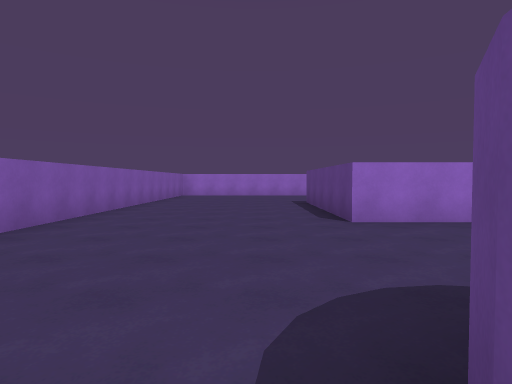
View 1 (above)

24 first-person views from a walk through a 3-D level made in the Unity game engine. The camera is 1.4 m above the floor, tilts 2° down and sees 75° across. The floor is counted in squares, 2 m on a side. Each view is taken from the middle of a square. On the plan, view 1 faces up. The plan holds only what a view shows up to about 10 squares ahead; the rest is blank. The place goes on beyond the plan. The player is left out.

View 2
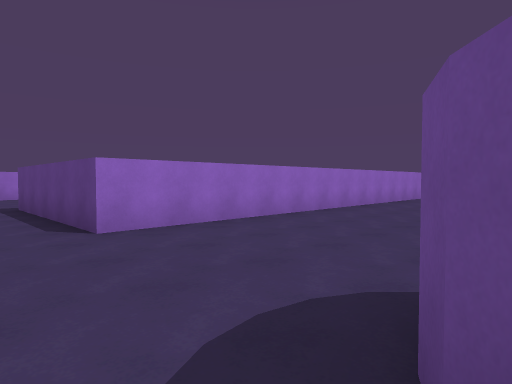

View 3
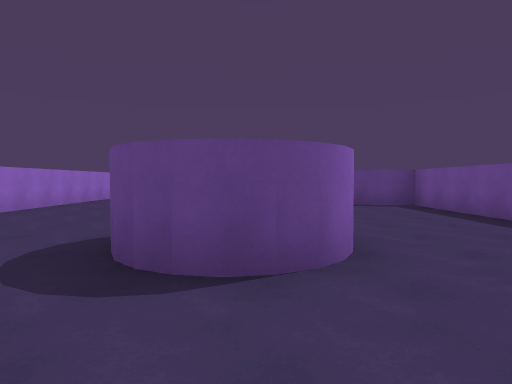

View 4
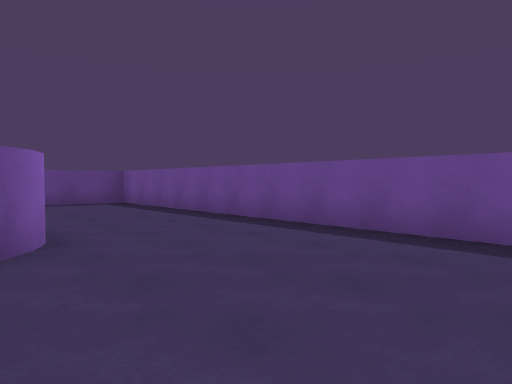

View 5
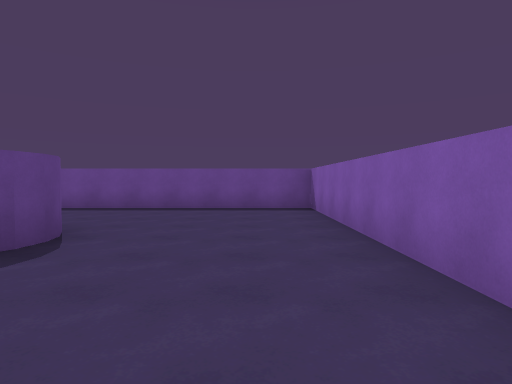

View 6
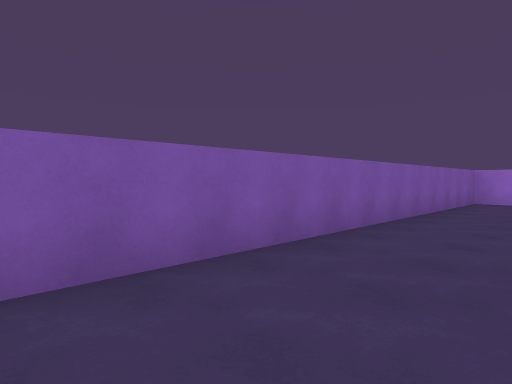

View 7
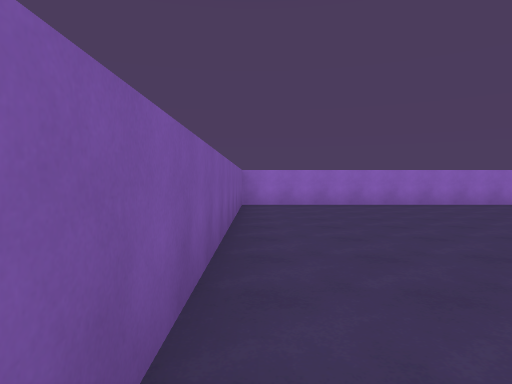

View 8
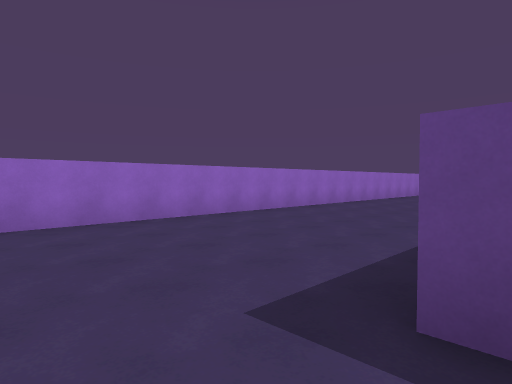

View 9
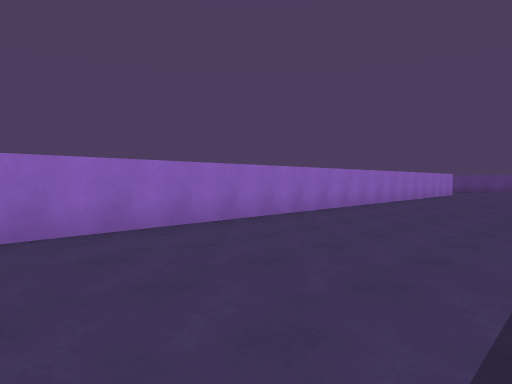

View 10
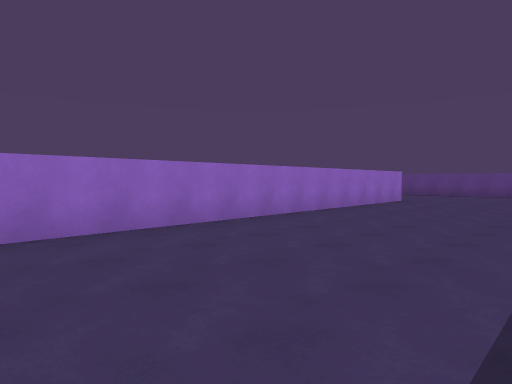

View 11
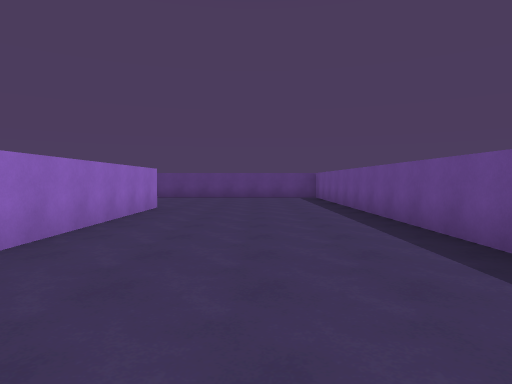

View 12
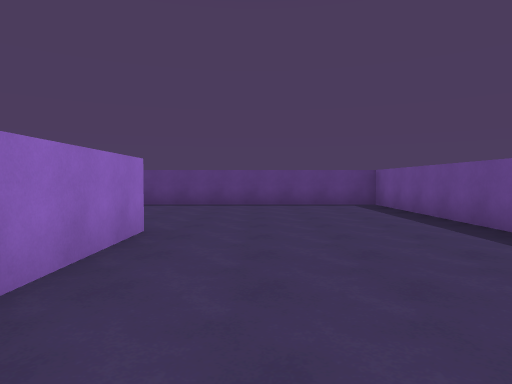

View 13
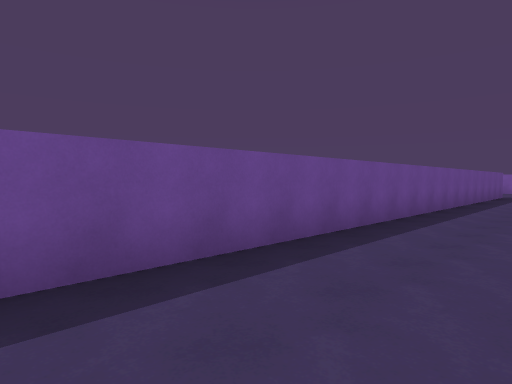

View 14
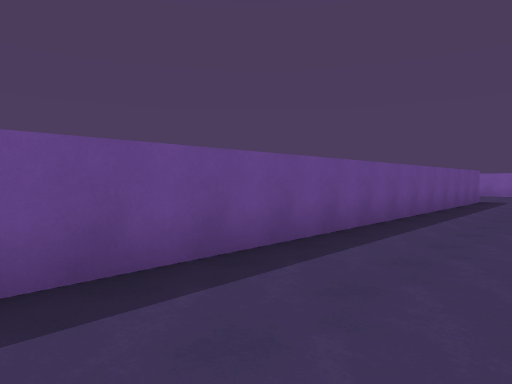

View 15
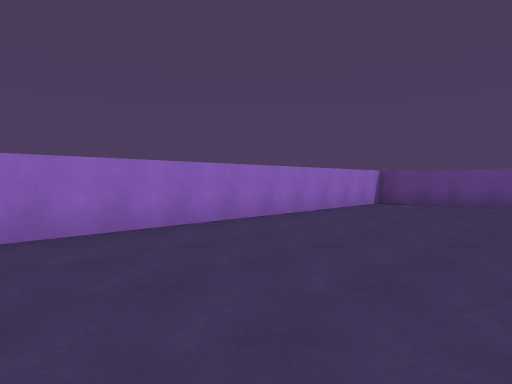

View 16
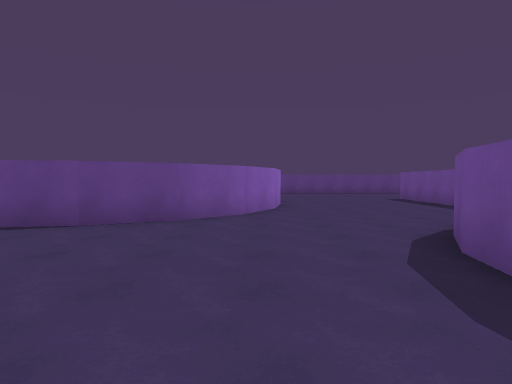

View 17
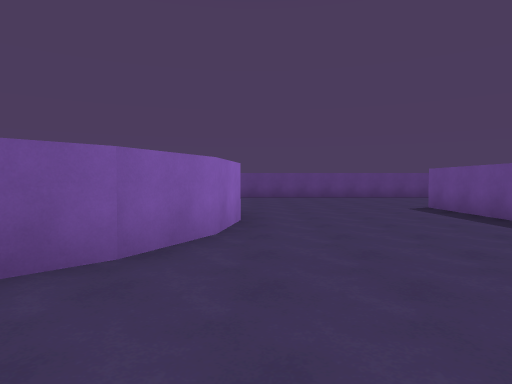

View 18
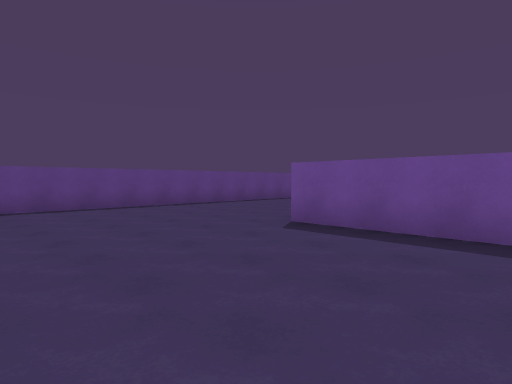

View 19
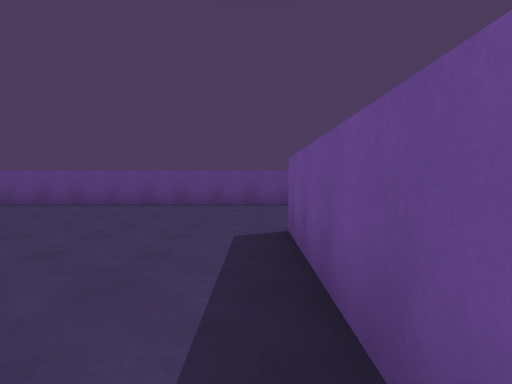

View 20
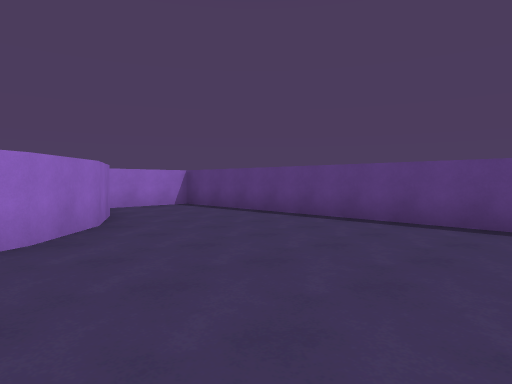

View 21
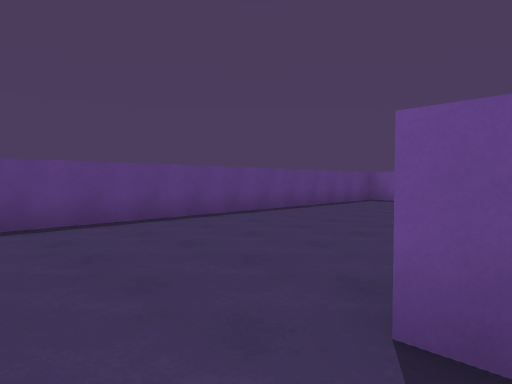

View 22
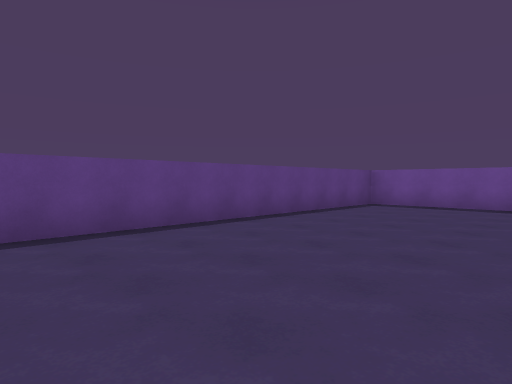

View 23
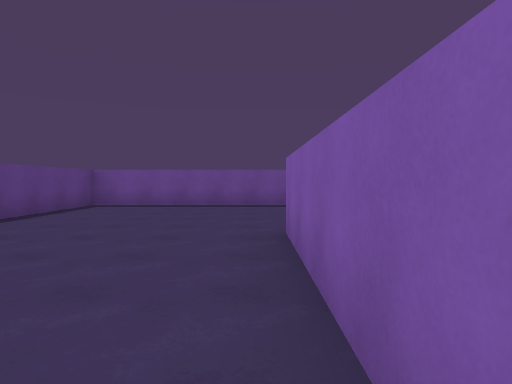

View 24
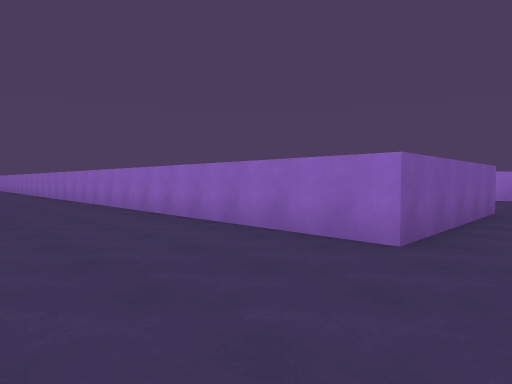

### Floor plan
Points are (right, up) in squares from view 1. A wall is a line through its corners. A room is listed if a view was taken in it or the views show most of it. See-through windows are left out.
Room 1 (views 1, 2, 3, 4, 5, 6, 7, 8, 9, 10, 11, 12, 13, 14, 15, 16, 17, 18, 19, 20, 21, 22, 23, 24)
walls: (1.3, -1) (0.9, -0.8) (0.6, -0.5); (0.7, -0.7) (0.5, -0.2); (11.4, -0.9) (12.2, -1) (13.3, -1.6); (0.5, -0.4) (0.4, 0.2); (0.5, 0.8) (0.9, 1.2); (0.4, 0) (0.5, 0.6); (0.4, 0.4) (0.7, 1.2) (1.3, 1.4); (-3.4, 2.2) (-3.4, -4.5) (7.3, -4.5) (7.5, -3.4) (8, -2.4); (2.2, 10.6) (26.6, 10.6) (26.6, 16.5); (17.5, -4.5) (21.6, -4.5) (21.6, -9.4) (12.4, -9.4); (18.9, 0.3) (17.3, 0.5) (15.9, 1.2) (14.8, 2.3) (14.1, 3.7) (13.8, 5.5) (1.6, 5.5) (1.6, 10.6); (23.6, 3.8) (22.9, 2.3) (21.8, 1.2); (21.1, -14.5) (26.6, -14.5) (26.6, 5.5) (24.2, 5.5); (21.6, 15.5) (-3.4, 15.5) (-3.4, 4.2)

Where each view was taken, in squares from view 1:
view 1: 0 up, 0 right, facing up
view 2: 1 up, 0 right, facing up-right
view 3: 0 up, 2 left, facing right
view 4: 0 up, 3 left, facing down-right
view 5: 4 up, 2 left, facing down
view 6: 4 up, 1 left, facing up-left
view 7: 6 up, 3 left, facing up
view 8: 10 up, 0 right, facing up-right
view 9: 11 up, 4 right, facing up-right
view 10: 11 up, 10 right, facing up-right
view 11: 13 up, 13 right, facing right
view 12: 14 up, 17 right, facing right
view 13: 13 up, 18 right, facing down-left
view 14: 13 up, 14 right, facing down-left
view 15: 1 up, 4 right, facing up-right
view 16: 1 up, 9 right, facing right
view 17: 0 up, 13 right, facing right
view 18: 0 up, 18 right, facing down-right
view 19: 4 down, 17 right, facing right
view 20: 3 down, 21 right, facing up-right
view 21: 3 down, 21 right, facing down-right
view 22: 5 down, 22 right, facing down-right
view 23: 5 down, 22 right, facing down
view 24: 13 down, 23 right, facing up-left
